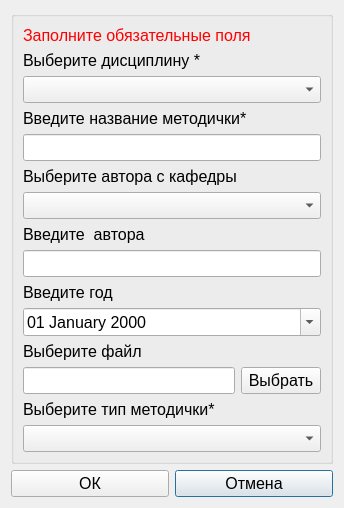
<?xml version="1.0" encoding="UTF-8"?>
<ui version="4.0">
 <class>addoredit_metodichki</class>
 <widget class="QDialog" name="addoredit_metodichki">
  <property name="geometry">
   <rect>
    <x>0</x>
    <y>0</y>
    <width>344</width>
    <height>484</height>
   </rect>
  </property>
  <property name="windowTitle">
   <string>добавление записи</string>
  </property>
  <property name="windowIcon">
   <iconset resource="../resourses.qrc">
    <normaloff>:/img/img/paper.png</normaloff>:/img/img/paper.png</iconset>
  </property>
  <property name="styleSheet">
   <string notr="true">QDialog
{
background-attachment: fixed;
background-image: url(:/img/img/paper2.png);
background-position:right bottom;
background-repeat: no-repeat;
}</string>
  </property>
  <layout class="QGridLayout" name="gridLayout">
   <item row="1" column="1">
    <widget class="QPushButton" name="pushButton_cancel">
     <property name="font">
      <font>
       <pointsize>12</pointsize>
      </font>
     </property>
     <property name="text">
      <string>Отмена</string>
     </property>
     <property name="icon">
      <iconset resource="../resourses.qrc">
       <normaloff>:/img/img/cancel.png</normaloff>:/img/img/cancel.png</iconset>
     </property>
    </widget>
   </item>
   <item row="1" column="0">
    <widget class="QPushButton" name="pushButton_ok">
     <property name="font">
      <font>
       <pointsize>12</pointsize>
      </font>
     </property>
     <property name="text">
      <string>ОК</string>
     </property>
     <property name="icon">
      <iconset resource="../resourses.qrc">
       <normaloff>:/img/img/ok.png</normaloff>:/img/img/ok.png</iconset>
     </property>
    </widget>
   </item>
   <item row="0" column="0" colspan="2">
    <widget class="QGroupBox" name="groupBox">
     <property name="title">
      <string/>
     </property>
     <layout class="QGridLayout" name="gridLayout_2">
      <item row="16" column="0" colspan="2">
       <widget class="QComboBox" name="comboBox_type">
        <property name="font">
         <font>
          <pointsize>12</pointsize>
         </font>
        </property>
       </widget>
      </item>
      <item row="4" column="0" colspan="2">
       <widget class="QLineEdit" name="lineEdit_nazv">
        <property name="font">
         <font>
          <pointsize>12</pointsize>
         </font>
        </property>
       </widget>
      </item>
      <item row="0" column="0" colspan="2">
       <widget class="QLabel" name="label_error">
        <property name="font">
         <font>
          <pointsize>12</pointsize>
         </font>
        </property>
        <property name="styleSheet">
         <string notr="true">color:red</string>
        </property>
        <property name="text">
         <string>Заполните обязательные поля</string>
        </property>
       </widget>
      </item>
      <item row="5" column="0" colspan="2">
       <widget class="QLabel" name="label_6">
        <property name="font">
         <font>
          <pointsize>12</pointsize>
         </font>
        </property>
        <property name="text">
         <string>Выберите автора с кафедры</string>
        </property>
       </widget>
      </item>
      <item row="2" column="0" colspan="2">
       <widget class="QComboBox" name="comboBox_discipline">
        <property name="font">
         <font>
          <pointsize>12</pointsize>
         </font>
        </property>
       </widget>
      </item>
      <item row="6" column="0" colspan="2">
       <widget class="QComboBox" name="comboBox_sotr">
        <property name="font">
         <font>
          <pointsize>12</pointsize>
         </font>
        </property>
       </widget>
      </item>
      <item row="12" column="0" colspan="2">
       <widget class="QLabel" name="label_5">
        <property name="font">
         <font>
          <pointsize>12</pointsize>
         </font>
        </property>
        <property name="text">
         <string>Выберите файл</string>
        </property>
       </widget>
      </item>
      <item row="14" column="1">
       <widget class="QPushButton" name="pushButton_choose">
        <property name="font">
         <font>
          <pointsize>12</pointsize>
         </font>
        </property>
        <property name="text">
         <string>Выбрать</string>
        </property>
        <property name="icon">
         <iconset resource="../resourses.qrc">
          <normaloff>:/img/img/1134892.png</normaloff>:/img/img/1134892.png</iconset>
        </property>
       </widget>
      </item>
      <item row="15" column="0" colspan="2">
       <widget class="QLabel" name="label_8">
        <property name="font">
         <font>
          <pointsize>12</pointsize>
         </font>
        </property>
        <property name="text">
         <string>Выберите тип методички*</string>
        </property>
       </widget>
      </item>
      <item row="7" column="0" colspan="2">
       <widget class="QLabel" name="label_3">
        <property name="font">
         <font>
          <pointsize>12</pointsize>
         </font>
        </property>
        <property name="text">
         <string>Введите  автора</string>
        </property>
       </widget>
      </item>
      <item row="9" column="0" colspan="2">
       <widget class="QLineEdit" name="lineEdit_avtor">
        <property name="font">
         <font>
          <pointsize>12</pointsize>
         </font>
        </property>
       </widget>
      </item>
      <item row="10" column="0" colspan="2">
       <widget class="QLabel" name="label_4">
        <property name="font">
         <font>
          <pointsize>12</pointsize>
         </font>
        </property>
        <property name="text">
         <string>Введите год</string>
        </property>
       </widget>
      </item>
      <item row="3" column="0" colspan="2">
       <widget class="QLabel" name="label_2">
        <property name="font">
         <font>
          <pointsize>12</pointsize>
         </font>
        </property>
        <property name="text">
         <string>Введите название методички*</string>
        </property>
       </widget>
      </item>
      <item row="1" column="0" colspan="2">
       <widget class="QLabel" name="label">
        <property name="font">
         <font>
          <pointsize>12</pointsize>
         </font>
        </property>
        <property name="text">
         <string>Выберите дисциплину *</string>
        </property>
       </widget>
      </item>
      <item row="14" column="0">
       <widget class="QLineEdit" name="lineEdit_file">
        <property name="font">
         <font>
          <pointsize>12</pointsize>
         </font>
        </property>
       </widget>
      </item>
      <item row="11" column="0" colspan="2">
       <widget class="QDateEdit" name="lineEdit_god">
        <property name="font">
         <font>
          <pointsize>12</pointsize>
         </font>
        </property>
        <property name="displayFormat">
         <string>dd MMMM yyyy</string>
        </property>
        <property name="calendarPopup">
         <bool>true</bool>
        </property>
       </widget>
      </item>
     </layout>
     <zorder>label</zorder>
     <zorder>lineEdit_file</zorder>
     <zorder>label_5</zorder>
     <zorder>label_3</zorder>
     <zorder>comboBox_discipline</zorder>
     <zorder>label_4</zorder>
     <zorder>label_2</zorder>
     <zorder>label_error</zorder>
     <zorder>pushButton_choose</zorder>
     <zorder>lineEdit_nazv</zorder>
     <zorder>lineEdit_avtor</zorder>
     <zorder>label_8</zorder>
     <zorder>comboBox_type</zorder>
     <zorder>label_6</zorder>
     <zorder>comboBox_sotr</zorder>
     <zorder>lineEdit_god</zorder>
    </widget>
   </item>
  </layout>
 </widget>
 <resources>
  <include location="../resourses.qrc"/>
 </resources>
 <connections/>
</ui>
